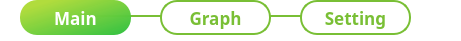
   <widget class="QGroupBox" name="groupBox">
    <property name="geometry">
     <rect>
      <x>290</x>
      <y>15</y>
      <width>461</width>
      <height>41</height>
     </rect>
    </property>
    <property name="styleSheet">
     <string notr="true">background:transparent;
border:transparent</string>
    </property>
    <property name="title">
     <string/>
    </property>
    <widget class="QPushButton" name="main">
     <property name="geometry">
      <rect>
       <x>20</x>
       <y>0</y>
       <width>111</width>
       <height>35</height>
      </rect>
     </property>
     <property name="font">
      <font>
       <family>나눔스퀘어 Bold</family>
       <pointsize>13</pointsize>
       <weight>75</weight>
       <bold>true</bold>
      </font>
     </property>
     <property name="styleSheet">
      <string notr="true">QPushButton{border-radius : 17px;
border : 2px solid rgb(121,191,53);
color:rgb(121,191,53);
background-color:white;}
QPushButton:checked {
border-radius : 17px;
border : 2px solid rgb(130,255,75);
border:transparent;
background-color:qlineargradient(spread:pad, x1:0.15, y1:0.15, x2:1, y2:1, stop:0 rgba(177, 220, 61, 255), stop:1 rgba(41, 191, 61, 247));
color:white;
}
</string>
     </property>
     <property name="text">
      <string>Main</string>
     </property>
     <property name="checkable">
      <bool>true</bool>
     </property>
     <property name="checked">
      <bool>true</bool>
     </property>
     <property name="autoExclusive">
      <bool>true</bool>
     </property>
    </widget>
    <widget class="QPushButton" name="main_2">
     <property name="geometry">
      <rect>
       <x>160</x>
       <y>0</y>
       <width>111</width>
       <height>35</height>
      </rect>
     </property>
     <property name="font">
      <font>
       <family>나눔스퀘어 Bold</family>
       <pointsize>13</pointsize>
       <weight>75</weight>
       <bold>true</bold>
      </font>
     </property>
     <property name="styleSheet">
      <string notr="true">QPushButton{border-radius : 17px;
border : 2px solid rgb(121,191,53);
color:rgb(121,191,53);
background-color:white;}
QPushButton:checked {
border-radius : 17px;
border : 2px solid rgb(130,255,75);
border:transparent;
background-color:qlineargradient(spread:pad, x1:0.15, y1:0.15, x2:1, y2:1, stop:0 rgba(177, 220, 61, 255), stop:1 rgba(41, 191, 61, 247));
color:white;
}
</string>
     </property>
     <property name="text">
      <string>Graph</string>
     </property>
     <property name="checkable">
      <bool>true</bool>
     </property>
     <property name="checked">
      <bool>false</bool>
     </property>
     <property name="autoExclusive">
      <bool>true</bool>
     </property>
    </widget>
    <widget class="QPushButton" name="main_3">
     <property name="geometry">
      <rect>
       <x>300</x>
       <y>0</y>
       <width>111</width>
       <height>35</height>
      </rect>
     </property>
     <property name="font">
      <font>
       <family>나눔스퀘어 Bold</family>
       <pointsize>13</pointsize>
       <weight>75</weight>
       <bold>true</bold>
      </font>
     </property>
     <property name="styleSheet">
      <string notr="true">QPushButton{border-radius : 17px;
border : 2px solid rgb(121,191,53);
color:rgb(121,191,53);
background-color:white;}
QPushButton:checked {
border-radius : 17px;
border : 2px solid rgb(130,255,75);
border:transparent;
background-color:qlineargradient(spread:pad, x1:0.15, y1:0.15, x2:1, y2:1, stop:0 rgba(177, 220, 61, 255), stop:1 rgba(41, 191, 61, 247));
color:white;
}
</string>
     </property>
     <property name="text">
      <string>Setting</string>
     </property>
     <property name="checkable">
      <bool>true</bool>
     </property>
     <property name="checked">
      <bool>false</bool>
     </property>
     <property name="autoExclusive">
      <bool>true</bool>
     </property>
    </widget>
    <widget class="Line" name="line">
     <property name="geometry">
      <rect>
       <x>90</x>
       <y>15</y>
       <width>250</width>
       <height>2</height>
      </rect>
     </property>
     <property name="styleSheet">
      <string notr="true">border: 1px solid rgb(121,191,53)</string>
     </property>
     <property name="orientation">
      <enum>Qt::Horizontal</enum>
     </property>
    </widget>
    <zorder>line</zorder>
    <zorder>main</zorder>
    <zorder>main_2</zorder>
    <zorder>main_3</zorder>
   </widget>
